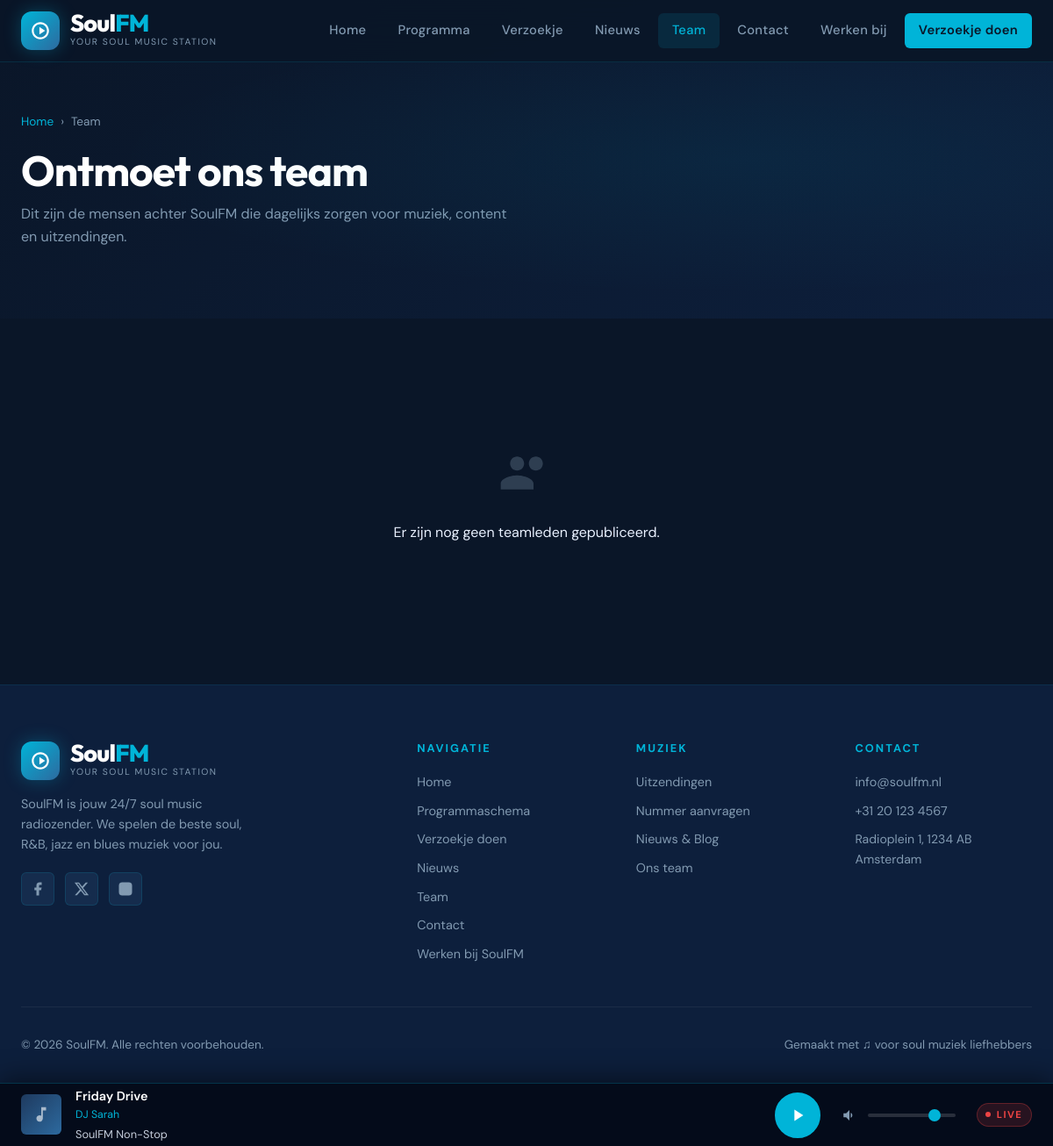
Before: /team.php with the older database file.
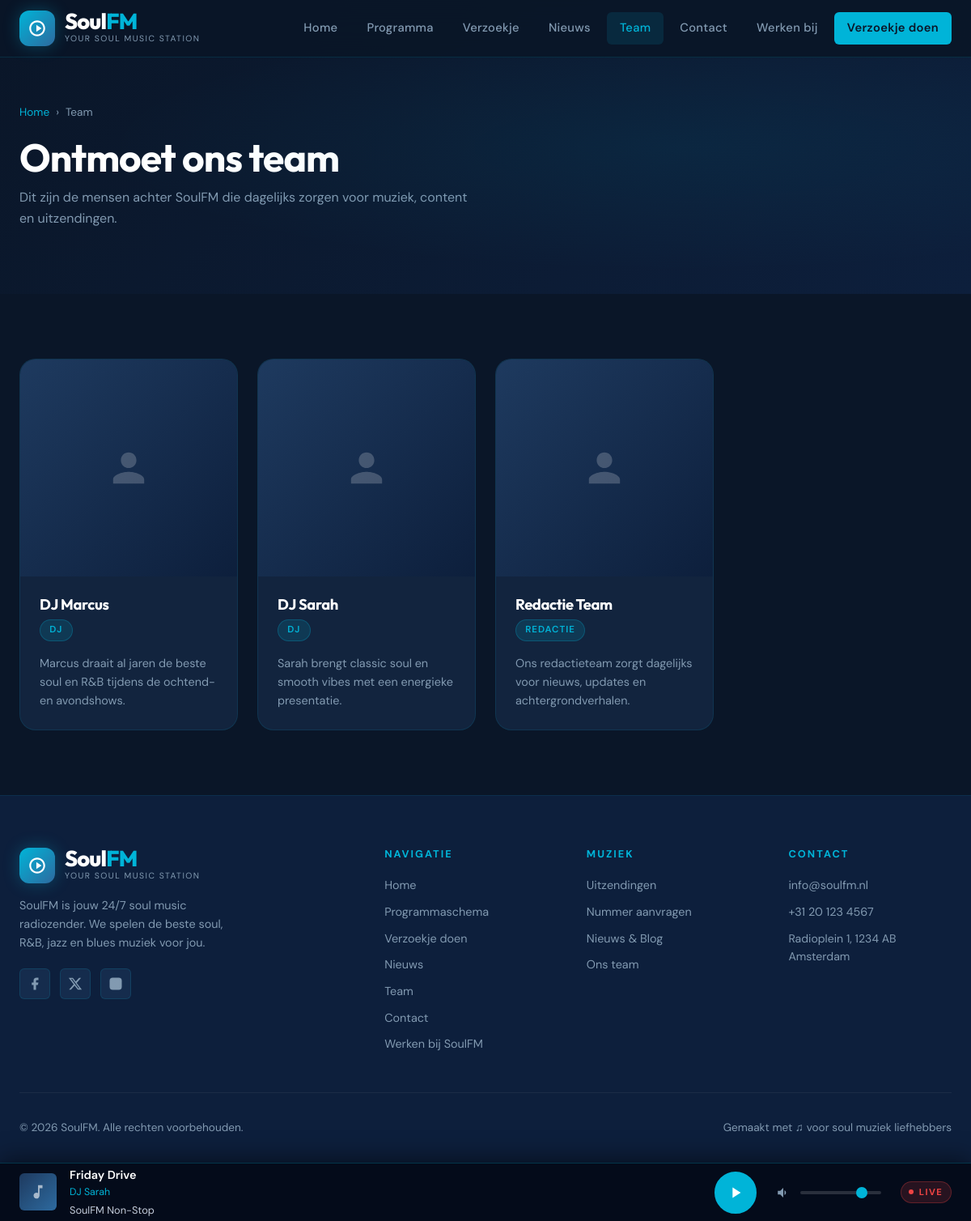
After: the same page with the newer database file.
### tables this page shows
CREATE TABLE IF NOT EXISTS team_members (
    id INT AUTO_INCREMENT PRIMARY KEY,
    name VARCHAR(120) NOT NULL,
    role_title VARCHAR(120) NOT NULL,
    bio TEXT DEFAULT NULL,
    photo_url VARCHAR(255) DEFAULT NULL,
    display_order INT NOT NULL DEFAULT 0,
    is_active TINYINT(1) NOT NULL DEFAULT 1,
    created_at DATETIME NOT NULL DEFAULT CURRENT_TIMESTAMP,
    updated_at DATETIME NOT NULL DEFAULT CURRENT_TIMESTAMP ON UPDATE CURRENT_TIMESTAMP
);

### includes/db.php (called while the page is built, shortened)
<?php
$_pdo_instance = null;
function getPDO(): PDO {
    global $_pdo_instance;
    if ($_pdo_instance === null) {
        $dsn = 'mysql:host=' . DB_HOST . ';dbname=' . DB_NAME . ';charset=' . DB_CHARSET;
        $options = [
            PDO::ATTR_ERRMODE            => PDO::ERRMODE_EXCEPTION,
            PDO::ATTR_DEFAULT_FETCH_MODE => PDO::FETCH_ASSOC,
            PDO::ATTR_EMULATE_PREPARES   => false,
        ];
        try {
            $_pdo_instance = new PDO($dsn, DB_USER, DB_PASS, $options);
        } catch (PDOException $e) {
            error_log('Database connection failed: ' . $e->getMessage());
            die('<div style="font-family:sans-serif;padding:2rem;background:#fee;border:1px solid #f00;margin:2rem;border-radius:8px;">
                <h2>Database verbinding mislukt</h2>
                <p>Controleer de database instellingen in includes/config.php</p>
                <p><small>' . htmlspecialchars($e->getMessage()) . '</small></p>
            </div>');
        }
    }
    return $_pdo_instance;
}

### includes/functions.php (called while the page is built, shortened)
<?php
require_once __DIR__ . '/db.php';
function getPublicTeamMembers(): array {
    try {
        $stmt = getPDO()->query('
            SELECT id, name, role_title, bio, photo_url, display_order
            FROM team_members
            WHERE is_active = 1
            ORDER BY display_order ASC, name ASC
        ');
        return $stmt->fetchAll();
    } catch (PDOException $e) {
        return [];
    }
}

### team.php (the view, shortened to what this page needs)
<?php
require_once __DIR__ . '/includes/functions.php';
$teamMembers = getPublicTeamMembers();
require_once __DIR__ . '/includes/header.php';
?>
<main id="main-content">
<div class="page-header">
  <div class="container">
    <div class="breadcrumb"><a href="<?= BASE_URL ?>/index.php">Home</a> <span>›</span> <span>Team</span></div>
    <h1>Ontmoet ons team</h1>
    <p>Dit zijn de mensen achter SoulFM die dagelijks zorgen voor muziek, content en uitzendingen.</p>
  </div>
</div>
<section class="section">
  <div class="container">
    <?php if ($teamMembers): ?>
    <div class="team-grid">
      <?php foreach ($teamMembers as $member): ?>
      <article class="card team-card">
        <div class="card-img team-card-img">
          <?php if (!empty($member['photo_url'])): ?>
            <img src="<?= htmlspecialchars($member['photo_url']) ?>" alt="<?= htmlspecialchars($member['name']) ?>" loading="lazy">
          <?php else: ?>
            <div class="card-img-placeholder">
              <svg viewBox="0 0 24 24"><path d="M12 12c2.7 0 4.8-2.1 4.8-4.8S14.7 2.4 12 2.4 7.2 4.5 7.2 7.2 9.3 12 12 12zm0 2.4c-3.2 0-9.6 1.6-9.6 4.8v2.4h19.2v-2.4c0-3.2-6.4-4.8-9.6-4.8z"/></svg>
            </div>
          <?php endif; ?>
        </div>
        <div class="card-body">
          <h2 class="card-title" style="margin-bottom:.35rem"><?= htmlspecialchars($member['name']) ?></h2>
          <div class="genre-badge" style="margin-bottom:1rem"><?= htmlspecialchars($member['role_title']) ?></div>
          <?php if (!empty($member['bio'])): ?>
          <p class="card-excerpt" style="margin-bottom:0"><?= nl2br(htmlspecialchars($member['bio'])) ?></p>
          <?php else: ?>
          <p class="card-excerpt" style="margin-bottom:0">Meer informatie over dit teamlid volgt binnenkort.</p>
          <?php endif; ?>
        </div>
      </article>
      <?php endforeach; ?>
    </div>
    <?php else: ?>
    <div style="text-align:center;padding:4rem;color:var(--color-text-dim)">
      <p>Er zijn nog geen teamleden gepubliceerd.</p>
    </div>
    <?php endif; ?>
  </div>
</section>
</main>
<?php require_once __DIR__ . '/includes/footer.php'; ?>

Changed rows visible on the page:
added team_members: name "DJ Marcus", role_title "DJ", bio "Marcus draait al jaren de beste soul en R&B tijdens de ochtend- en avondshows."
added team_members: name "DJ Sarah", role_title "DJ", bio "Sarah brengt classic soul en smooth vibes met een energieke presentatie."
added team_members: name "Redactie Team", role_title "REDACTIE", bio "Ons redactieteam zorgt dagelijks voor nieuws, updates en achtergrondverhalen."
Other visible differences:
text no longer shown: "Er zijn nog geen teamleden gepubliceerd."
